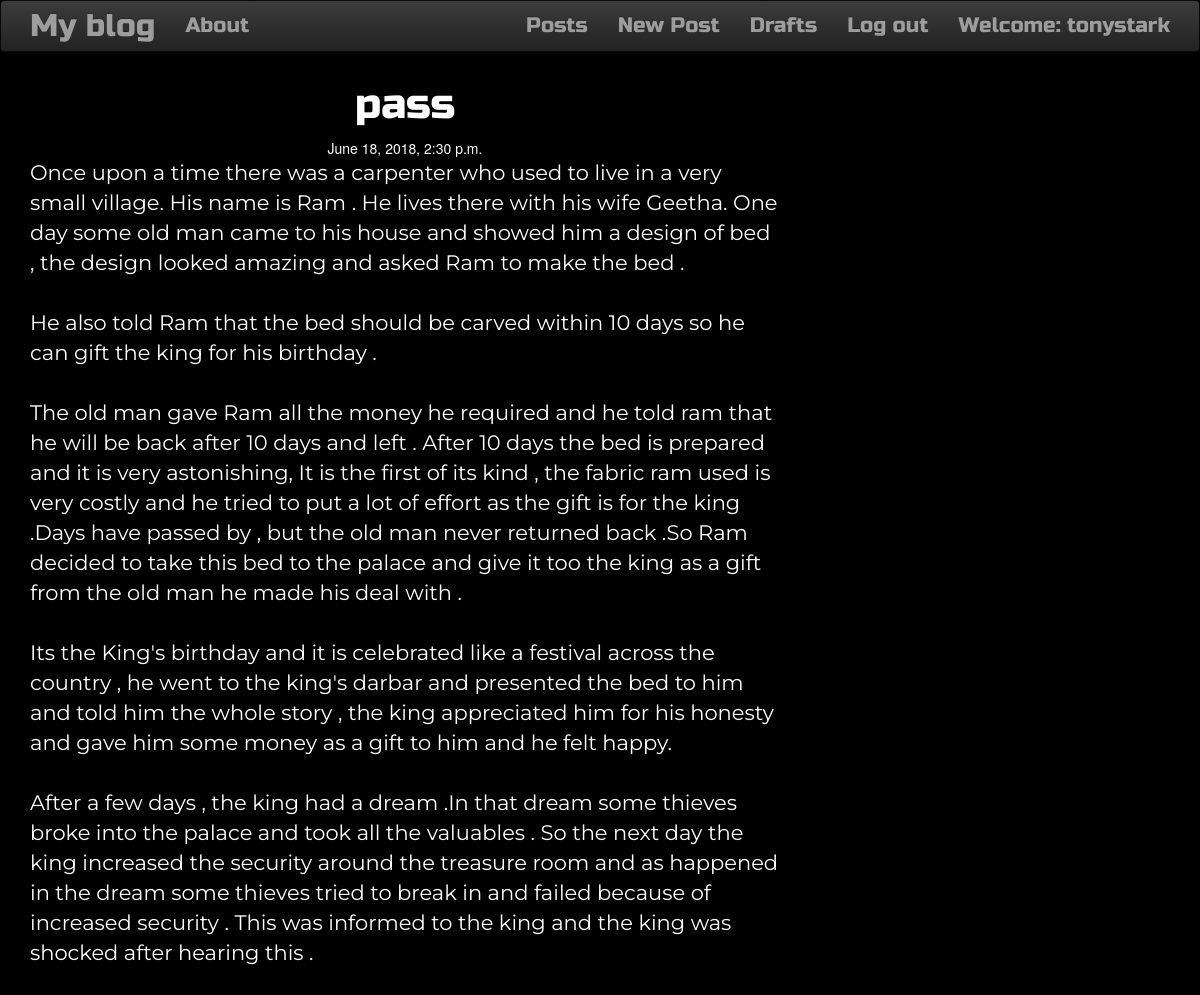
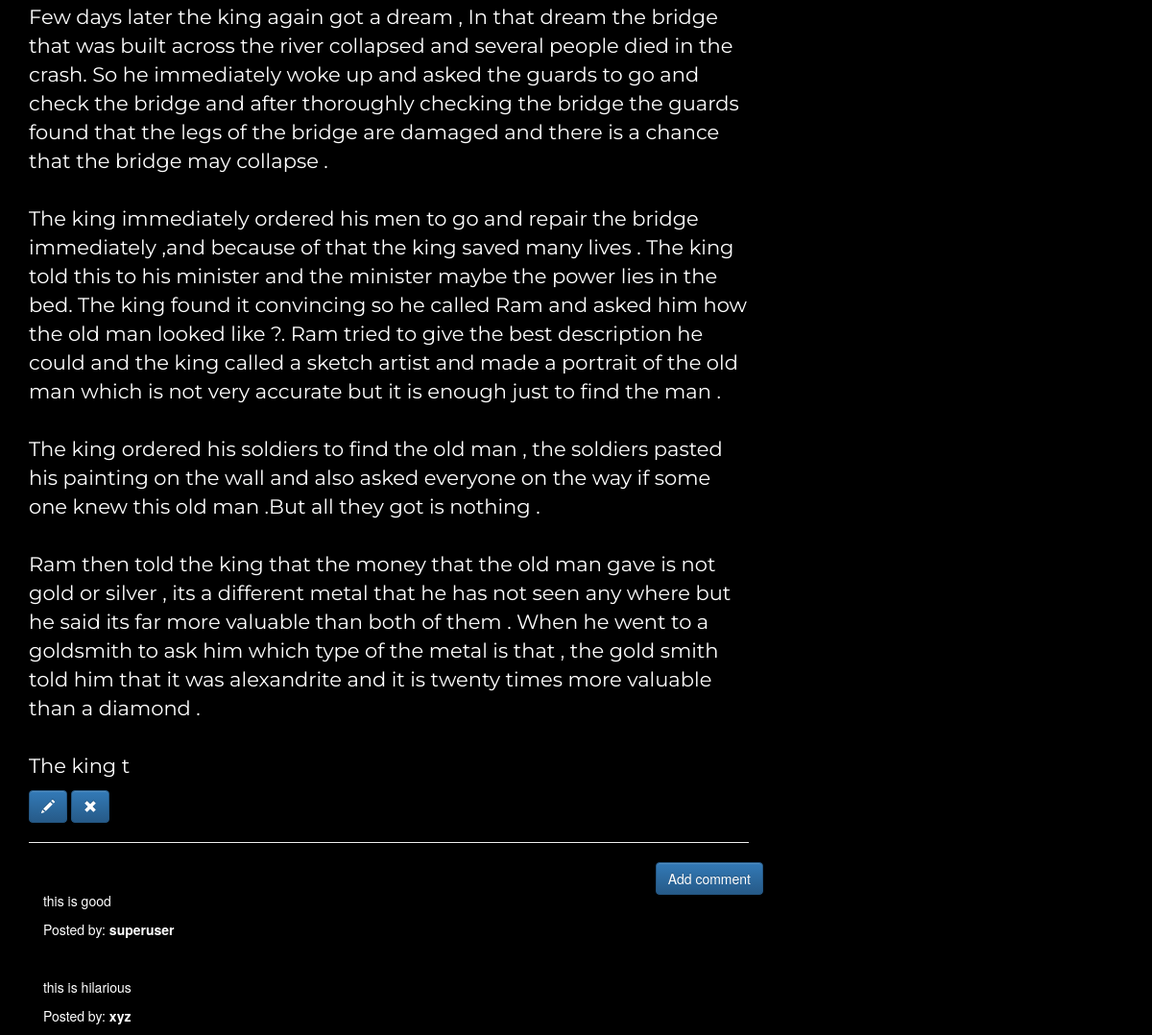
Screenshot of /post/3 (signed in) with the database file from the repository (2 pictures, top to bottom).
### web/models.py (models this page shows, shortened)
class Post(models.Model):
    author = models.ForeignKey('auth.User', on_delete=models.CASCADE)
    title = models.CharField(max_length=1000)
    content = models.TextField()
    created_date = models.DateTimeField(default=timezone.now)
    published_date = models.DateTimeField(blank=True, null=True)

class Comment(models.Model):
    post = models.ForeignKey('web.Post', related_name='comments', on_delete=models.CASCADE)
    author = models.CharField(max_length=255)
    content = models.TextField()
    created_date = models.DateTimeField(default=timezone.now)
    approved_comment = models.BooleanField(default=False)

### web/views.py (the view)
# urls.py: url(r'^post/(?P<pk>\d+)$', views.PostDetailView.as_view(), name='post_detail'),
class PostDetailView(DetailView):
    model = Post

### web/templates/web/post_detail.html
{% extends 'web/base.html' %}
{% block content %}
        <h1 class='posttitle loader'>{{ post.title }}</h1>
        {% if post.published_date %}
            <div class="date postdate">
                {{ post.published_date }}
            </div>
        {% else %}
            <a class="btn btn-default" href="{% url 'post_publish' pk=post.pk %}">Publish</a>
        {% endif %}
      <p class='postcontent' >{{ post.content|safe|linebreaksbr }}</p>
      {% if user.is_authenticated %}
          <a class="btn btn-primary" href="{% url 'post_edit' pk=post.pk %}"><span class="glyphicon glyphicon-pencil"></span></a>
          <a class="btn btn-primary" href="{% url 'post_remove' pk=post.pk %}"><span class="glyphicon glyphicon-remove"></span></a>
      {% endif %}
  <hr>
  <a class="btn btn-primary btn-comment" href="{% url 'add_comment_to_post' pk=post.pk %}">Add comment</a>
  <div class="container">
  {% for comment in post.comments.all %}
  <br>
          <p>{{ comment.content|safe|linebreaks }}</p>
          <p>Posted by: <strong>{{ comment.author }}</strong></p>
  {% endfor  %}
</div>
{% endblock %}

### web/templates/web/base.html (shortened to what this page needs)
<!DOCTYPE html>
{% load staticfiles %}
<html>
    <head>
        <link rel="stylesheet" href="https://maxcdn.bootstrapcdn.com/bootstrap/3.3.7/css/bootstrap.min.css">
        <link rel="stylesheet" href="https://maxcdn.bootstrapcdn.com/bootstrap/3.3.7/css/bootstrap-theme.min.css">
        <link rel="stylesheet" href="//cdn.jsdelivr.net/medium-editor/latest/css/medium-editor.min.css" type="text/css" media="screen" charset="utf-8">
        <link rel="stylesheet" href="{% static 'css/web.css' %}">
<body class='loader'>
  <nav class="navbar navbar-inverse techfont custom-navbar">
    <div class="container">
      <ul class="nav navbar-nav">
        <li><a class='navbar-brand bigbrand' href="{% url 'index' %}">My blog</a></li>
        <li><a href="{% url 'about'%}">About</a></li>
      </ul>
      <ul class="nav navbar-nav navbar-right">
        {% if user.is_authenticated %}
        <li>
          <a href="{% url 'post_list' %}">Posts</a>
        </li>
        <li>
          <a href="{% url 'post_new' %}" >New Post</a>
        </li>
        <li>
          <a href="{% url 'post_draft_list' %}">Drafts</a>
        </li>
        <li>
          <a href="{% url 'accounts:logout' %}" >Log out</a>
        </li>
        <li>
          <a >Welcome: {{ user.username }}</a>
        </li>
          {% else %}
          <li><a class='nav navbar-right' href="{% url 'login' %}" ><span class="glyphicon glyphicon-user"></span>Login</a></li>
        {% endif %}
      </ul>
  </div>
</nav>
        <div class="content container">
            <div class="row">
                <div class="col-md-8">
                  <div class="blog_posts">
                    {% block content %}
                    {% endblock %}
                  </div>
                </div>
            </div>
        </div>
</body>
</html>

### web/static/css/web.css (style rules this page uses)
.techfont { font-family: 'Russo One', sans-serif; font-size: 1.5em; margin-bottom: 10px; }
.postdate { text-align: center; }
.posttitle { font-family: 'Russo One', sans-serif; font-size: 3em; text-align: center; }
.postcontent { font-family: 'Montserrat'; font-size: 1.5em; }
.btn-comment { position: absolute; right: 0px; }
.bigbrand { font-size: 1.5em; }
body { background-color: black; color:white; }

### rows the page displays
Post: title "pass", published_date "June 18, 2018, 2:30 p.m.", content "Once upon a time there was a carpenter who used to live in a very small village. His name is Ram . He lives there with his wife Geetha. One day some old man came to his house and showed him a design of bed , the design looked amazing and asked Ram to make the bed . He also told Ram that the bed should be carved within 10 days so he can gift the king for his birthday . The old man gave Ram all the money he required and he told ram that he will be back after 10 days and left . After 10 days the bed is prepared and it is very astonishing, It is the first of its kind , the fabric ram used is very costly and he tried to put a lot of effort as the gift is for the king .Days have passed by , but…"
Comment: content "this is good", author "superuser"
Comment: content "this is hilarious", author "xyz"

### other values shown
{{ user.username }} "tonystark"
